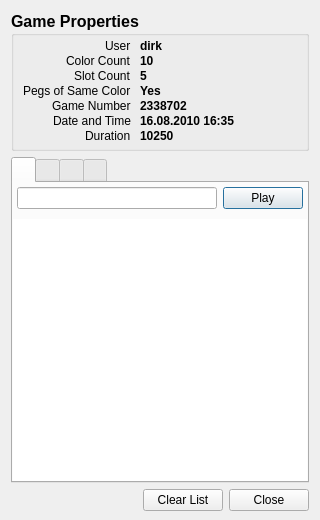
<?xml version="1.0" encoding="UTF-8"?>
<ui version="4.0">
 <class>GameTablesDialog</class>
 <widget class="QDialog" name="GameTablesDialog">
  <property name="geometry">
   <rect>
    <x>0</x>
    <y>0</y>
    <width>320</width>
    <height>520</height>
   </rect>
  </property>
  <property name="sizePolicy">
   <sizepolicy hsizetype="Fixed" vsizetype="Fixed">
    <horstretch>0</horstretch>
    <verstretch>0</verstretch>
   </sizepolicy>
  </property>
  <property name="minimumSize">
   <size>
    <width>320</width>
    <height>520</height>
   </size>
  </property>
  <property name="maximumSize">
   <size>
    <width>320</width>
    <height>520</height>
   </size>
  </property>
  <property name="windowTitle">
   <string>ColorCode Games</string>
  </property>
  <property name="sizeGripEnabled">
   <bool>false</bool>
  </property>
  <property name="modal">
   <bool>true</bool>
  </property>
  <layout class="QVBoxLayout" name="verticalLayout_5">
   <property name="spacing">
    <number>6</number>
   </property>
   <property name="bottomMargin">
    <number>9</number>
   </property>
   <item>
    <widget class="QGroupBox" name="mGameProperties">
     <property name="font">
      <font>
       <pointsize>12</pointsize>
       <weight>75</weight>
       <bold>true</bold>
      </font>
     </property>
     <property name="title">
      <string>Game Properties</string>
     </property>
     <layout class="QFormLayout" name="formLayout">
      <property name="labelAlignment">
       <set>Qt::AlignRight|Qt::AlignTrailing|Qt::AlignVCenter</set>
      </property>
      <property name="formAlignment">
       <set>Qt::AlignLeading|Qt::AlignLeft|Qt::AlignTop</set>
      </property>
      <property name="horizontalSpacing">
       <number>9</number>
      </property>
      <property name="verticalSpacing">
       <number>1</number>
      </property>
      <property name="topMargin">
       <number>3</number>
      </property>
      <property name="bottomMargin">
       <number>5</number>
      </property>
      <item row="0" column="0">
       <widget class="QLabel" name="mUserLbl">
        <property name="font">
         <font>
          <pointsize>9</pointsize>
          <weight>50</weight>
          <bold>false</bold>
         </font>
        </property>
        <property name="text">
         <string>User</string>
        </property>
       </widget>
      </item>
      <item row="0" column="1">
       <widget class="QLabel" name="mUserValLbl">
        <property name="font">
         <font>
          <pointsize>9</pointsize>
          <weight>75</weight>
          <bold>true</bold>
         </font>
        </property>
        <property name="text">
         <string notr="true">dirk</string>
        </property>
        <property name="alignment">
         <set>Qt::AlignLeading|Qt::AlignLeft|Qt::AlignVCenter</set>
        </property>
       </widget>
      </item>
      <item row="1" column="0">
       <widget class="QLabel" name="mColorCntLbl">
        <property name="font">
         <font>
          <pointsize>9</pointsize>
          <weight>50</weight>
          <bold>false</bold>
         </font>
        </property>
        <property name="text">
         <string>Color Count</string>
        </property>
       </widget>
      </item>
      <item row="1" column="1">
       <widget class="QLabel" name="mColorCntValLbl">
        <property name="font">
         <font>
          <pointsize>9</pointsize>
          <weight>75</weight>
          <bold>true</bold>
         </font>
        </property>
        <property name="text">
         <string notr="true">10</string>
        </property>
        <property name="alignment">
         <set>Qt::AlignLeading|Qt::AlignLeft|Qt::AlignVCenter</set>
        </property>
       </widget>
      </item>
      <item row="2" column="0">
       <widget class="QLabel" name="mPegCntLbl">
        <property name="font">
         <font>
          <pointsize>9</pointsize>
          <weight>50</weight>
          <bold>false</bold>
         </font>
        </property>
        <property name="text">
         <string>Slot Count</string>
        </property>
       </widget>
      </item>
      <item row="2" column="1">
       <widget class="QLabel" name="mPegCntValLbl">
        <property name="font">
         <font>
          <pointsize>9</pointsize>
          <weight>75</weight>
          <bold>true</bold>
         </font>
        </property>
        <property name="text">
         <string notr="true">5</string>
        </property>
        <property name="alignment">
         <set>Qt::AlignLeading|Qt::AlignLeft|Qt::AlignVCenter</set>
        </property>
       </widget>
      </item>
      <item row="3" column="0">
       <widget class="QLabel" name="mDoublesLbl">
        <property name="font">
         <font>
          <pointsize>9</pointsize>
          <weight>50</weight>
          <bold>false</bold>
         </font>
        </property>
        <property name="text">
         <string>Pegs of Same Color</string>
        </property>
       </widget>
      </item>
      <item row="3" column="1">
       <widget class="QLabel" name="mDoublesValLbl">
        <property name="font">
         <font>
          <pointsize>9</pointsize>
          <weight>75</weight>
          <bold>true</bold>
         </font>
        </property>
        <property name="text">
         <string notr="true">Yes</string>
        </property>
        <property name="alignment">
         <set>Qt::AlignLeading|Qt::AlignLeft|Qt::AlignVCenter</set>
        </property>
        <property name="textInteractionFlags">
         <set>Qt::NoTextInteraction</set>
        </property>
       </widget>
      </item>
      <item row="4" column="0">
       <widget class="QLabel" name="mGameNoLbl">
        <property name="font">
         <font>
          <pointsize>9</pointsize>
          <weight>50</weight>
          <bold>false</bold>
         </font>
        </property>
        <property name="text">
         <string>Game Number</string>
        </property>
       </widget>
      </item>
      <item row="4" column="1">
       <widget class="QLabel" name="mGameNoValLbl">
        <property name="font">
         <font>
          <pointsize>9</pointsize>
          <weight>75</weight>
          <bold>true</bold>
         </font>
        </property>
        <property name="text">
         <string notr="true">2338702</string>
        </property>
        <property name="alignment">
         <set>Qt::AlignLeading|Qt::AlignLeft|Qt::AlignVCenter</set>
        </property>
        <property name="textInteractionFlags">
         <set>Qt::TextSelectableByMouse</set>
        </property>
       </widget>
      </item>
      <item row="5" column="0">
       <widget class="QLabel" name="mDateLbl">
        <property name="font">
         <font>
          <pointsize>9</pointsize>
          <weight>50</weight>
          <bold>false</bold>
         </font>
        </property>
        <property name="text">
         <string>Date and Time</string>
        </property>
       </widget>
      </item>
      <item row="5" column="1">
       <widget class="QLabel" name="mDateValLbl">
        <property name="font">
         <font>
          <pointsize>9</pointsize>
          <weight>75</weight>
          <bold>true</bold>
         </font>
        </property>
        <property name="text">
         <string notr="true">16.08.2010 16:35</string>
        </property>
        <property name="alignment">
         <set>Qt::AlignLeading|Qt::AlignLeft|Qt::AlignVCenter</set>
        </property>
       </widget>
      </item>
      <item row="6" column="0">
       <widget class="QLabel" name="mDurationLbl">
        <property name="font">
         <font>
          <pointsize>9</pointsize>
          <weight>50</weight>
          <bold>false</bold>
         </font>
        </property>
        <property name="text">
         <string>Duration</string>
        </property>
       </widget>
      </item>
      <item row="6" column="1">
       <widget class="QLabel" name="mDurationValLbl">
        <property name="font">
         <font>
          <pointsize>9</pointsize>
          <weight>75</weight>
          <bold>true</bold>
         </font>
        </property>
        <property name="text">
         <string notr="true">10250</string>
        </property>
        <property name="alignment">
         <set>Qt::AlignLeading|Qt::AlignLeft|Qt::AlignVCenter</set>
        </property>
       </widget>
      </item>
     </layout>
    </widget>
   </item>
   <item>
    <widget class="QTabWidget" name="mTabsWidget">
     <property name="font">
      <font>
       <pointsize>9</pointsize>
       <weight>75</weight>
       <bold>true</bold>
      </font>
     </property>
     <property name="currentIndex">
      <number>0</number>
     </property>
     <property name="iconSize">
      <size>
       <width>46</width>
       <height>16</height>
      </size>
     </property>
     <property name="usesScrollButtons">
      <bool>false</bool>
     </property>
     <property name="documentMode">
      <bool>false</bool>
     </property>
     <widget class="QWidget" name="mInputTab">
      <attribute name="icon">
       <iconset resource="resource.qrc">
        <normaloff>:/img/document-new_tab.png</normaloff>:/img/document-new_tab.png</iconset>
      </attribute>
      <attribute name="title">
       <string/>
      </attribute>
      <attribute name="toolTip">
       <string>Insert Game Number</string>
      </attribute>
      <layout class="QVBoxLayout" name="verticalLayout_4">
       <property name="margin">
        <number>0</number>
       </property>
       <item>
        <layout class="QHBoxLayout" name="horizontalLayout_3">
         <property name="margin">
          <number>4</number>
         </property>
         <item>
          <widget class="QLineEdit" name="mGameNoLe">
           <property name="inputMethodHints">
            <set>Qt::ImhNone</set>
           </property>
           <property name="inputMask">
            <string notr="true"/>
           </property>
           <property name="maxLength">
            <number>10</number>
           </property>
          </widget>
         </item>
         <item>
          <widget class="QPushButton" name="mPlayBtn">
           <property name="font">
            <font>
             <family>Arial</family>
             <weight>50</weight>
             <bold>false</bold>
            </font>
           </property>
           <property name="text">
            <string>Play</string>
           </property>
          </widget>
         </item>
        </layout>
       </item>
       <item>
        <widget class="QTextEdit" name="mDescriptionTe">
         <property name="font">
          <font>
           <weight>50</weight>
           <bold>false</bold>
          </font>
         </property>
         <property name="focusPolicy">
          <enum>Qt::NoFocus</enum>
         </property>
         <property name="frameShape">
          <enum>QFrame::NoFrame</enum>
         </property>
         <property name="lineWidth">
          <number>0</number>
         </property>
         <property name="readOnly">
          <bool>true</bool>
         </property>
         <property name="textInteractionFlags">
          <set>Qt::TextSelectableByMouse</set>
         </property>
        </widget>
       </item>
      </layout>
     </widget>
     <widget class="QWidget" name="mPrevTab">
      <attribute name="icon">
       <iconset resource="resource.qrc">
        <normaloff>:/img/history_tab.png</normaloff>:/img/history_tab.png</iconset>
      </attribute>
      <attribute name="title">
       <string/>
      </attribute>
      <attribute name="toolTip">
       <string>Recent Games</string>
      </attribute>
      <layout class="QVBoxLayout" name="verticalLayout_3">
       <property name="spacing">
        <number>6</number>
       </property>
       <property name="margin">
        <number>0</number>
       </property>
      </layout>
     </widget>
     <widget class="QWidget" name="mSavedTab">
      <attribute name="icon">
       <iconset resource="resource.qrc">
        <normaloff>:/img/bookmark_tab.png</normaloff>:/img/bookmark_tab.png</iconset>
      </attribute>
      <attribute name="title">
       <string/>
      </attribute>
      <attribute name="toolTip">
       <string>Bookmarks</string>
      </attribute>
      <layout class="QVBoxLayout" name="verticalLayout_2">
       <property name="spacing">
        <number>6</number>
       </property>
       <property name="margin">
        <number>0</number>
       </property>
      </layout>
     </widget>
     <widget class="QWidget" name="mHighTab">
      <attribute name="icon">
       <iconset resource="resource.qrc">
        <normaloff>:/img/games-highscores_tab.png</normaloff>:/img/games-highscores_tab.png</iconset>
      </attribute>
      <attribute name="title">
       <string/>
      </attribute>
      <attribute name="toolTip">
       <string>Highscores</string>
      </attribute>
      <layout class="QVBoxLayout" name="verticalLayout">
       <property name="margin">
        <number>0</number>
       </property>
      </layout>
     </widget>
    </widget>
   </item>
   <item>
    <layout class="QHBoxLayout" name="horizontalLayout_2">
     <item>
      <spacer name="horizontalSpacer">
       <property name="orientation">
        <enum>Qt::Horizontal</enum>
       </property>
       <property name="sizeHint" stdset="0">
        <size>
         <width>40</width>
         <height>20</height>
        </size>
       </property>
      </spacer>
     </item>
     <item>
      <widget class="QPushButton" name="mClearBtn">
       <property name="text">
        <string>Clear List</string>
       </property>
      </widget>
     </item>
     <item>
      <widget class="QPushButton" name="mCloseBtn">
       <property name="text">
        <string>Close</string>
       </property>
      </widget>
     </item>
    </layout>
   </item>
  </layout>
 </widget>
 <resources>
  <include location="resource.qrc"/>
 </resources>
 <connections/>
</ui>
